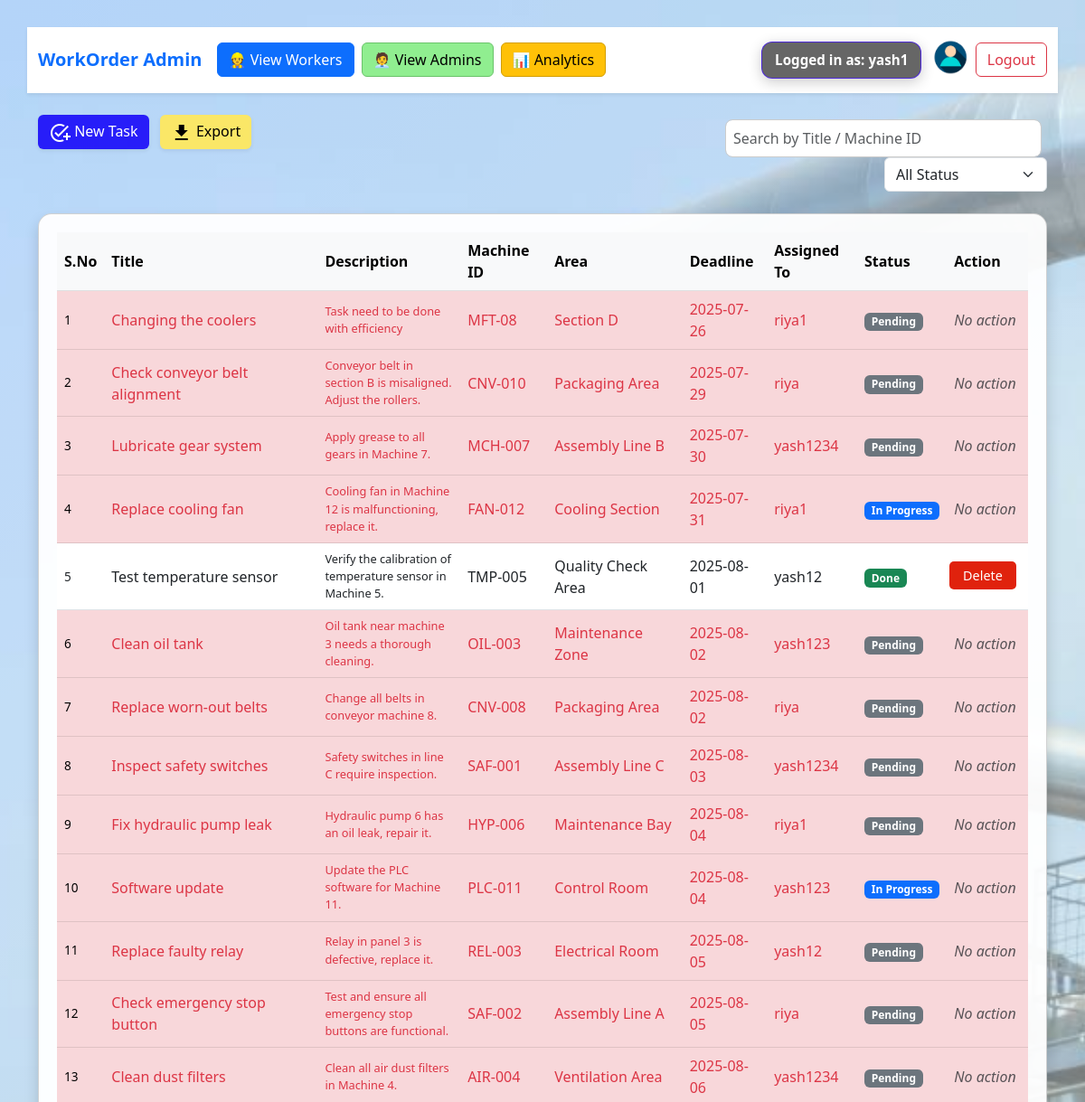
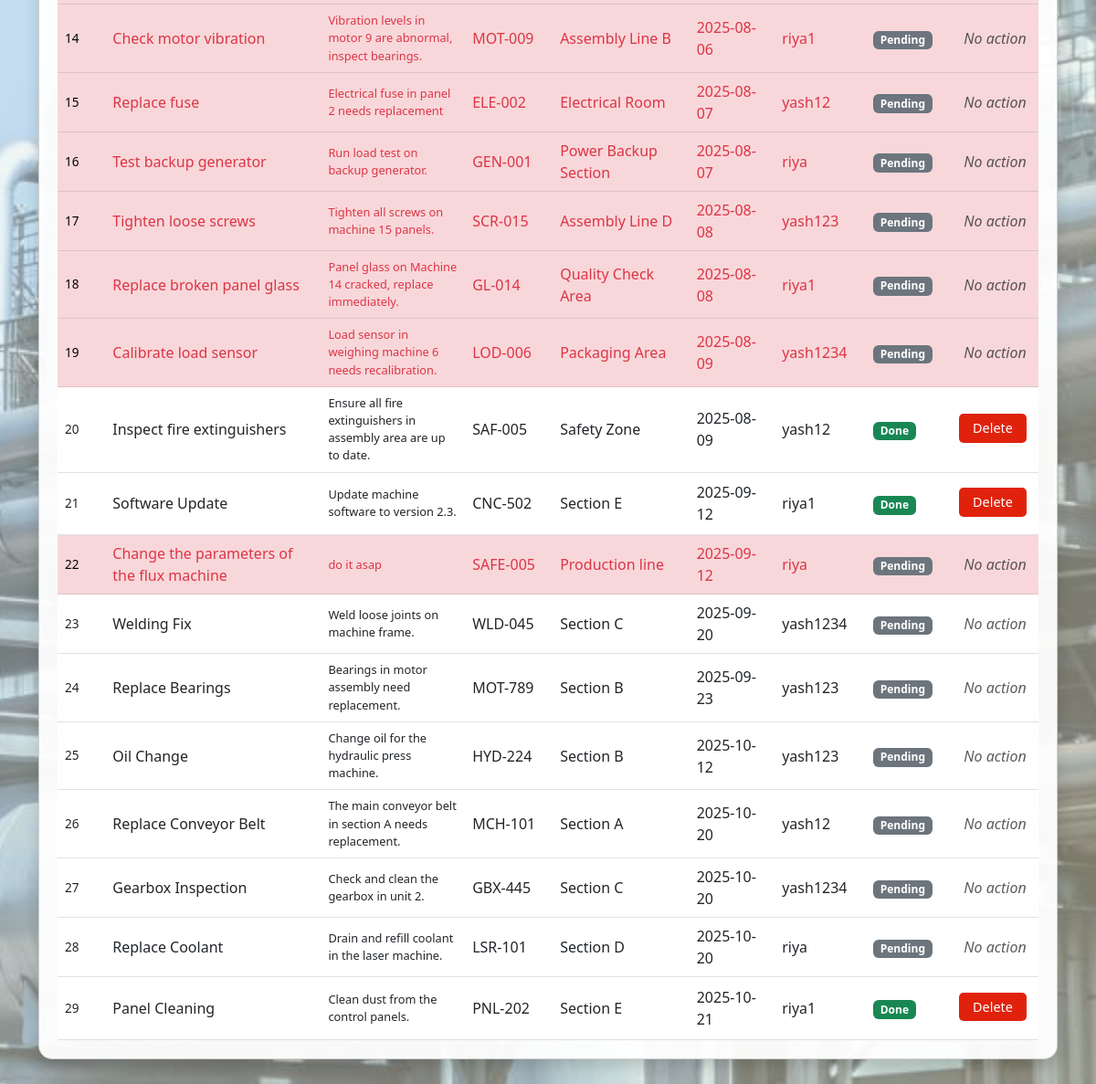
The app's page /dashboard (signed in) with its own data (2 pictures, top to bottom).
### tables this page shows
CREATE TABLE users (
                id INTEGER PRIMARY KEY AUTOINCREMENT,
                username TEXT NOT NULL UNIQUE,
                password TEXT NOT NULL,
                role TEXT NOT NULL,
                email TEXT,
                phone TEXT,
                profile_pic TEXT
            );

CREATE TABLE tasks (
                id INTEGER PRIMARY KEY AUTOINCREMENT,
                title TEXT,
                description TEXT,
                machine_id TEXT,
                area TEXT,
                deadline TEXT,
                assigned_to INTEGER,
                status TEXT,
                FOREIGN KEY (assigned_to) REFERENCES users (id)
            );

### app.py (the view, shortened to what this page needs)
@app.route('/dashboard')
def dashboard():
    if 'user_id' not in session:
        return redirect(url_for('login'))
    conn = get_db()
    cur = conn.cursor()
    cur.execute("SELECT id, username, role, profile_pic FROM users WHERE id = ?", (session['user_id'],))
    user = cur.fetchone()
    current_date = datetime.today().date()
    if session.get('role') == 'admin':
        cur.execute("""
            SELECT tasks.*, users.username AS worker_name
            FROM tasks
            LEFT JOIN users ON tasks.assigned_to = users.id
            ORDER BY deadline
        """)
        tasks = cur.fetchall()
        conn.close()
        return render_template('admin_dashboard.html', tasks=tasks, user=user, current_date=current_date)

### app.py (called while the page is built)
def get_db():
    conn = sqlite3.connect(DB_PATH)
    conn.row_factory = sqlite3.Row
    return conn# ---------- tiny helper just for analytics ----------

### templates/admin_dashboard.html (shortened to what this page needs)
<!DOCTYPE html>
<html lang="en">
<head>
  <link href="https://cdn.jsdelivr.net/npm/bootstrap@5.3.0/dist/css/bootstrap.min.css" rel="stylesheet">
  <link href="/static/style.css" rel="stylesheet">
</head>
<body>
<nav class="navbar navbar-expand-lg navbar-light bg-white shadow-sm mb-4">
  <div class="container">
    <span class="navbar-brand fw-bold text-primary">WorkOrder Admin</span>
    <div class="d-flex align-items-center">
      <a href="{{ url_for('workers_list') }}" class="btn btn-primary me-2">👷 View Workers</a>
      <a href="{{ url_for('admin_list') }}" class="btn btn-light-green me-2">🧑‍💼 View Admins</a>
      <a href="{{ url_for('analytics') }}" class="btn btn-warning me-2">📊 Analytics</a>
    </div>
    <div class="d-flex align-items-center ms-auto">
      <p class="logged-in-badge shadow-glass">
        <span class="text">Logged in as:</span>
        <span class="admin-name">{{ user['username'] }}</span>
      </p>
      <a href="{{ url_for('profile', user_id=session['user_id']) }}" title="View Profile" class="me-2">
        {% if user and user['profile_pic'] %}
          <div class="avatar-wrapper">
            <img src="{{ url_for('static', filename='uploads/' ~ user['profile_pic']) }}" alt="Profile" class="avatar-img">
          </div>
        {% else %}
          <div class="avatar-wrapper">
            <img src="{{ url_for('static', filename='uploads/dummy profile.png') }}" alt="Default" class="avatar-img">
          </div>
        {% endif %}
      </a>
      <a href="{{ url_for('logout') }}" class="btn btn-outline-danger">Logout</a>
    </div>
  </div>
</nav>
<div class="container mb-5">
  <div class="row mb-4">
    <div class="col-12 col-lg-8 mb-2">
      <a href="{{ url_for('create_task') }}" class="btn btn-teal me-2 shadow-sm">
        <i class="material-icons align-middle">add_task</i> New Task
      </a>
      <a href="{{ url_for('export') }}" class="btn btn-amber shadow-sm">
        <i class="material-icons align-middle">download</i> Export
      </a>
    </div>
    <div class="col-12 col-lg-4 text-lg-end">
      <input type="text" id="searchInput" class="form-control search-bar" placeholder="Search by Title / Machine ID">
      <select id="statusFilter" class="form-select filter-select">
        <option value="">All Status</option>
      </select>
    </div>
  </div>
  <div class="card shadow table-responsive">
    <table class="table table-hover align-middle mb-0" id="taskTable">
      <thead class="table-light">
        <tr>
          <th>S.No</th>
          <th>Title</th>
          <th>Description</th>
          <th>Machine ID</th>
          <th>Area</th>
          <th>Deadline</th>
          <th>Assigned To</th>
          <th>Status</th>
          <th>Action</th>
        </tr>
      </thead>
      <tbody>
  {% for task in tasks %}
  {% set is_overdue = task['deadline'] and task['status'] != 'Done' and task['deadline'] < current_date|string %}
  <tr class="clickable-row {% if is_overdue %}table-danger{% endif %}" data-bs-toggle="modal" data-bs-target="#taskModal{{ task['id'] }}">
  <td class="small-text">{{ loop.index }}</td>
  <td class="{% if is_overdue %}text-danger{% endif %}">{{ task['title'] }}</td>
  <td class="small-text {% if is_overdue %}text-danger{% endif %}">{{ task['description'] }}</td>
  <td class="{% if is_overdue %}text-danger{% endif %}">{{ task['machine_id'] }}</td>
  <td class="{% if is_overdue %}text-danger{% endif %}">{{ task['area'] }}</td>
  <td class="{% if is_overdue %}text-danger{% endif %}">{{ task['deadline'] }}</td>
  <td class="{% if is_overdue %}text-danger{% endif %}">{{ task['worker_name'] }}</td>
  <td class="status-cell">
    <span class="badge bg-{% if task['status'] == 'Done' %}success{% elif task['status'] == 'In Progress' %}primary{% else %}secondary{% endif %}">
      {{ task['status'] }}
    </span>
  </td>
  <td>
      {% if task['status'] == 'Done' %}
      <form action="{{ url_for('delete_task', task_id=task['id']) }}" method="post"
            onsubmit="return confirm('Are you sure you want to delete this completed task?');" style="display:inline;">
        <button type="submit" class="delete-btn">Delete</button>
      </form>
      {% else %}
      <em class="text-muted">No action</em>
      {% endif %}
    </td>
  </tr>
  {% endfor %}
</tbody>
    </table>
  </div>
</div>
</body>
</html>

### static/style.css (style rules this page uses)
:root { --main-bg: #f8f9fa; --card-bg: #fff; --accent: #0d6efd; }
body { background: var(--main-bg); min-height: 100vh; font-family: 'Segoe UI', Arial, sans-serif; }
.delete-btn { background-color: #e74c3c; color: white; border: none; padding: 5px 10px; border-radius: 5px; font-size: 0.9rem; margin-left: 10px; }
.table td:nth-child(3) { max-width: 200px; white-space: normal; word-wrap: break-word; font-size: 0.8rem; }
.card { border-radius: 1.5rem; box-shadow: 0 6px 36px -12px rgba(0,0,0,0.13); background: var(--card-bg); margin-bottom: 2rem; transition: box-shadow .3s; }
body { font-family: 'Segoe UI', sans-serif; background: linear-gradient(135deg, #d0e7ff, #fff7d1); margin: 0; padding: 30px; }
input[type="text"], input[type="password"], input[type="file"] { width: 100%; padding: 8px; margin-top: 5px; border-radius: 8px; border: 1px solid #ccc; }
.table th, .table td { vertical-align: middle; }
:root { --bg-color: #ffffff; --text-color: #000000; --card-color: #f2f2f2; }
body { background-color: var(--bg-color); color: var(--text-color); font-family: 'Segoe UI', Tahoma, Geneva, Verdana, sans-serif; transition: all 0.3s ease; }
.card { background-color: var(--card-color); padding: 1rem; border-radius: 8px; }
.btn-teal { background-color: #1404f9e0; color: white; border: none; transition: all 0.3s ease; }
.btn-amber { background-color: #fae767; color: #000; border: none; transition: all 0.3s ease; }
.avatar-wrapper, .avatar-wrapper-sm, .avatar-wrapper-lg { border-radius: 50%; overflow: hidden; display: inline-block; flex-shrink: 0; }
.avatar-wrapper { width: 40px; height: 40px; }
.avatar-img { width: 100%; height: 100%; object-fit: cover; display: block; border-radius: 50%; }
@media (min-width: 768px) { .container { max-width: 90%; } }
@media (min-width: 1024px) { .container { max-width: 1200px; } }

### records on screen
users: username "yash1", profile_pic (placeholder picture)
tasks: title "Changing the coolers", description "Task need to be done with efficiency", machine_id "MFT-08", area "Section D", deadline "2025-07-26", worker_name "riya1", status "Pending", shows "No action"
tasks: title "Check conveyor belt alignment", description "Conveyor belt in section B is misaligned. Adjust the rollers.", machine_id "CNV-010", area "Packaging Area", deadline "2025-07-29", worker_name "riya", status "Pending", shows "No action"
tasks: title "Lubricate gear system", description "Apply grease to all gears in Machine 7.", machine_id "MCH-007", area "Assembly Line B", deadline "2025-07-30", worker_name "yash1234", status "Pending", shows "No action"
tasks: title "Replace cooling fan", description "Cooling fan in Machine 12 is malfunctioning, replace it.", machine_id "FAN-012", area "Cooling Section", deadline "2025-07-31", worker_name "riya1", status "In Progress", shows "No action"
tasks: title "Test temperature sensor", description "Verify the calibration of temperature sensor in Machine 5.", machine_id "TMP-005", area "Quality Check Area", deadline "2025-08-01", worker_name "yash12", status "Done"
tasks: title "Clean oil tank", description "Oil tank near machine 3 needs a thorough cleaning.", machine_id "OIL-003", area "Maintenance Zone", deadline "2025-08-02", worker_name "yash123", status "Pending", shows "No action"
tasks: title "Replace worn-out belts", description "Change all belts in conveyor machine 8.", machine_id "CNV-008", area "Packaging Area", deadline "2025-08-02", worker_name "riya", status "Pending", shows "No action"
tasks: title "Inspect safety switches", description "Safety switches in line C require inspection.", machine_id "SAF-001", area "Assembly Line C", deadline "2025-08-03", worker_name "yash1234", status "Pending", shows "No action"
tasks: title "Fix hydraulic pump leak", description "Hydraulic pump 6 has an oil leak, repair it.", machine_id "HYP-006", area "Maintenance Bay", deadline "2025-08-04", worker_name "riya1", status "Pending", shows "No action"
tasks: title "Software update", description "Update the PLC software for Machine 11.", machine_id "PLC-011", area "Control Room", deadline "2025-08-04", worker_name "yash123", status "In Progress", shows "No action"
tasks: title "Replace faulty relay", description "Relay in panel 3 is defective, replace it.", machine_id "REL-003", area "Electrical Room", deadline "2025-08-05", worker_name "yash12", status "Pending", shows "No action"
tasks: title "Check emergency stop button", description "Test and ensure all emergency stop buttons are functional.", machine_id "SAF-002", area "Assembly Line A", deadline "2025-08-05", worker_name "riya", status "Pending", shows "No action"
tasks: title "Clean dust filters", description "Clean all air dust filters in Machine 4.", machine_id "AIR-004", area "Ventilation Area", deadline "2025-08-06", worker_name "yash1234", status "Pending", shows "No action"
tasks: title "Check motor vibration", description "Vibration levels in motor 9 are abnormal, inspect bearings.", machine_id "MOT-009", area "Assembly Line B", deadline "2025-08-06", worker_name "riya1", status "Pending", shows "No action"
tasks: title "Replace fuse", description "Electrical fuse in panel 2 needs replacement", machine_id "ELE-002", area "Electrical Room", deadline "2025-08-07", worker_name "yash12", status "Pending", shows "No action"
tasks: title "Test backup generator", description "Run load test on backup generator.", machine_id "GEN-001", area "Power Backup Section", deadline "2025-08-07", worker_name "riya", status "Pending", shows "No action"
tasks: title "Tighten loose screws", description "Tighten all screws on machine 15 panels.", machine_id "SCR-015", area "Assembly Line D", deadline "2025-08-08", worker_name "yash123", status "Pending", shows "No action"
tasks: title "Replace broken panel glass", description "Panel glass on Machine 14 cracked, replace immediately.", machine_id "GL-014", area "Quality Check Area", deadline "2025-08-08", worker_name "riya1", status "Pending", shows "No action"
tasks: title "Calibrate load sensor", description "Load sensor in weighing machine 6 needs recalibration.", machine_id "LOD-006", area "Packaging Area", deadline "2025-08-09", worker_name "yash1234", status "Pending", shows "No action"
tasks: title "Inspect fire extinguishers", description "Ensure all fire extinguishers in assembly area are up to date.", machine_id "SAF-005", area "Safety Zone", deadline "2025-08-09", worker_name "yash12", status "Done"
tasks: title "Software Update", description "Update machine software to version 2.3.", machine_id "CNC-502", area "Section E", deadline "2025-09-12", worker_name "riya1", status "Done"
tasks: title "Change the parameters of the flux machine", description "do it asap", machine_id "SAFE-005", area "Production line", deadline "2025-09-12", worker_name "riya", status "Pending", shows "No action"
tasks: title "Welding Fix", description "Weld loose joints on machine frame.", machine_id "WLD-045", area "Section C", deadline "2025-09-20", worker_name "yash1234", status "Pending", shows "No action"
tasks: title "Replace Bearings", description "Bearings in motor assembly need replacement.", machine_id "MOT-789", area "Section B", deadline "2025-09-23", worker_name "yash123", status "Pending", shows "No action"
tasks: title "Oil Change", description "Change oil for the hydraulic press machine.", machine_id "HYD-224", area "Section B", deadline "2025-10-12", worker_name "yash123", status "Pending", shows "No action"
tasks: title "Replace Conveyor Belt", description "The main conveyor belt in section A needs replacement.", machine_id "MCH-101", area "Section A", deadline "2025-10-20", worker_name "yash12", status "Pending", shows "No action"
tasks: title "Gearbox Inspection", description "Check and clean the gearbox in unit 2.", machine_id "GBX-445", area "Section C", deadline "2025-10-20", worker_name "yash1234", status "Pending", shows "No action"
tasks: title "Replace Coolant", description "Drain and refill coolant in the laser machine.", machine_id "LSR-101", area "Section D", deadline "2025-10-20", worker_name "riya", status "Pending", shows "No action"
tasks: title "Panel Cleaning", description "Clean dust from the control panels.", machine_id "PNL-202", area "Section E", deadline "2025-10-21", worker_name "riya1", status "Done"
